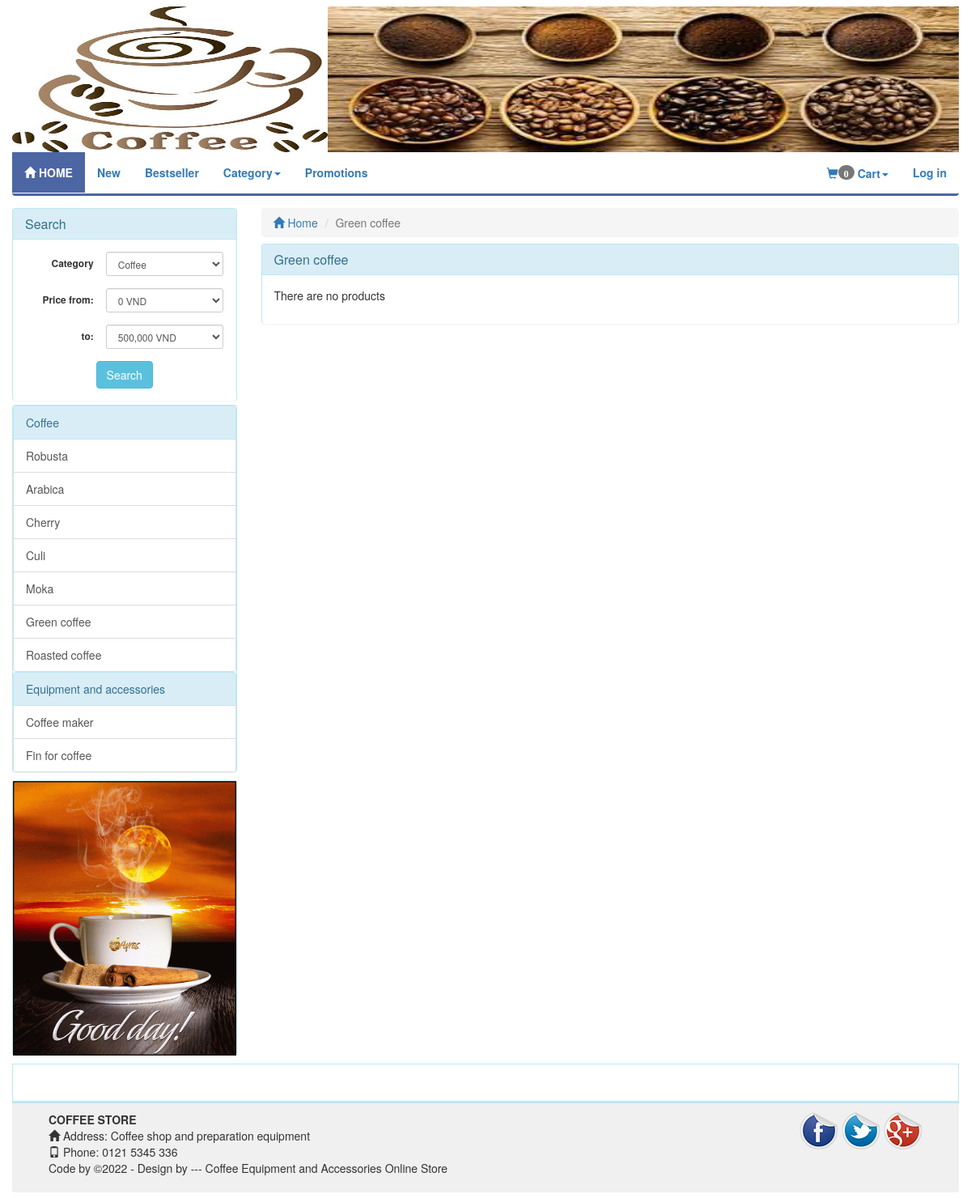
/green-coffee-c17, run on the app's committed database.
### tables this page shows
CREATE TABLE `catalog` (
  `id` int(11) NOT NULL,
  `name` varchar(100) NOT NULL,
  `description` varchar(255) DEFAULT NULL,
  `parent_id` int(11) NOT NULL,
  `sort_order` tinyint(4) NOT NULL,
  `created` datetime NOT NULL
);

### application/controllers/Product.php (called while the page is built, shortened)
<?php
class Product extends MY_Controller {
	public function __construct()
	{
		parent::__construct();
		$this->load->model('product_model');
		$this->load->model('catalog_model');
	}
	public function catalog()
	{
		$id = $this->uri->rsegment(3);
		$catalog = $this->catalog_model->get_info($id);
		$this->data['catalog_p'] = $catalog;
		$input = array();
		if ($catalog->parent_id == '1') {
			$input_cat = array();
			$input_cat['where'] = array('parent_id' => $catalog->id);
			$input_cat['order'] = array('sort_order', 'ASC');
			$catalog_child = $this->catalog_model->get_list($input_cat);
			if (!empty($catalog_child)) {
				$cat_list_id = array();
				foreach ($catalog_child as $value) {
					$cat_list_id[] = $value->id;
				}
				$this->db->where_in('catalog_id',$cat_list_id);
			}else{
				$input['where'] = array('catalog_id'=>$id);
			}
		}else{
			$input['where'] = array('catalog_id'=>$id);
		}
		$total = $this->product_model->get_total($input);
		$this->data['total']=$total;
		$this->load->library('pagination');
		$base_url = base_url('product/catalog/'.$id);
		$per = 8;
		$uri = 4;
		$config = pagination($base_url,$total,$per,$uri);
		$segment = $this->uri->segment(4);
		$segment = intval($segment);
		$input['limit'] = array($config['per_page'],$segment);
		$product_list = $this->product_model->get_list($input);
		$this->data['product_list'] = $product_list;
		$this->data['temp']='site/product/catalog';
		$this->load->view('site/layoutsub',$this->data);
	}
}

### index.php (called while the page is built, shortened)
<?php
require_once BASEPATH.'core/CodeIgniter.php';

### application/helpers/common_helper.php (called while the page is built, shortened)
<?php
	function public_url($url=''){
		return base_url('public/'.$url);
	}
	function covert_vi_to_en($str)
	{
	    $unicode = array(
			'a'=>'á|à|ả|ã|ạ|ă|ắ|ặ|ằ|ẳ|ẵ|â|ấ|ầ|ẩ|ẫ|ậ',
			'd'=>'đ',
			'e'=>'é|è|ẻ|ẽ|ẹ|ê|ế|ề|ể|ễ|ệ',
			'i'=>'í|ì|ỉ|ĩ|ị',
			'o'=>'ó|ò|ỏ|õ|ọ|ô|ố|ồ|ổ|ỗ|ộ|ơ|ớ|ờ|ở|ỡ|ợ',
			'u'=>'ú|ù|ủ|ũ|ụ|ư|ứ|ừ|ử|ữ|ự',
			'y'=>'ý|ỳ|ỷ|ỹ|ỵ',
			'A'=>'Á|À|Ả|Ã|Ạ|Ă|Ắ|Ặ|Ằ|Ẳ|Ẵ|Â|Ấ|Ầ|Ẩ|Ẫ|Ậ',
			'D'=>'Đ',
			'E'=>'É|È|Ẻ|Ẽ|Ẹ|Ê|Ế|Ề|Ể|Ễ|Ệ',
			'I'=>'Í|Ì|Ỉ|Ĩ|Ị',
			'O'=>'Ó|Ò|Ỏ|Õ|Ọ|Ô|Ố|Ồ|Ổ|Ỗ|Ộ|Ơ|Ớ|Ờ|Ở|Ỡ|Ợ',
			'U'=>'Ú|Ù|Ủ|Ũ|Ụ|Ư|Ứ|Ừ|Ử|Ữ|Ự',
			'Y'=>'Ý|Ỳ|Ỷ|Ỹ|Ỵ',
			);
		foreach($unicode as $nonUnicode=>$uni) $str = preg_replace("/($uni)/i",$nonUnicode,$str);
		$str = trim($str);
		$str = str_replace(' ', '-', $str);
		$str = str_replace(',', '', $str);
		return $str;
	}
?>

### application/core/MY_Controller.php (called while the page is built, shortened)
<?php
class MY_Controller extends CI_Controller {
	function __construct()
	{
		$controller = $this->uri->segment(1);
		switch ($controller) {
			default:
				$input = array();
				$input['where'] = array('parent_id' => '1');
				$input['order'] = array('sort_order', 'ASC');
				$catalog = $this->catalog_model->get_list($input);
				foreach ($catalog as $value) {
					$input= array();
					$input['where'] = array('parent_id' => $value->id);
					$input['order'] = array('sort_order', 'ASC');
					$sub = $this->catalog_model->get_list($input);
					$value->sub=$sub;
				}
				$total_items = $this->cart->total_items();
				break;
		}
	}
}

### application/core/MY_Model.php (called while the page is built, shortened)
<?php if ( ! defined('BASEPATH')) exit('No direct script access allowed');
class MY_Model extends CI_Model {
    var $table = '';
    var $key = 'id';
    var $order = '';
    function get_info($id, $field = '')
    {
        $where = array();
        $where[$this->key] = $id;
        return $this->get_info_rule($where, $field);
    }
    function get_info_rule($where = array(), $field= '')
    {
        $this->db->where($where);
        $query = $this->db->get($this->table);
        if ($query->num_rows())
        {
            return $query->row();
        }
        return FALSE;
    }
    function get_list($input = array())
    {
        $query = $this->db->get($this->table);
        return $query->result();
    }
    protected function get_list_set_input($input = array())
    {
        if ((isset($input['where'])) && $input['where'])
        {
            $this->db->where($input['where']);
        }
        if (isset($input['order'][0]) && isset($input['order'][1]))
        {
            $this->db->order_by($input['order'][0], $input['order'][1]);
        }
        else
        {
            $order = ($this->order == '') ? array($this->table.'.'.$this->key, 'desc') : $this->order;
            $this->db->order_by($order[0], $order[1]);
        }
        if (isset($input['limit'][0]) && isset($input['limit'][1]))
        {
            $this->db->limit($input['limit'][0], $input['limit'][1]);
        }
    }
}
?>

### application/views/site/product/catalog.php (the view)
<div class="col-xs-12 col-sm-9 col-md-9 col-lg-9 clearpaddingr">
	<div class="col-xs-12 col-sm-12 col-md-12 col-lg-12 clearpadding">
		<ol class="breadcrumb">
		  <li><a href="<?php echo base_url(); ?>"><span class="glyphicon glyphicon-home" aria-hidden="true"></span> Home</a></li>
		  <li class="active"><?php echo $catalog_p->name; ?></li>
		</ol>
		<div class="panel panel-info">
		  <div class="panel-heading">
		    <h3 class="panel-title"><?php echo $catalog_p->name; ?></h3>
		  </div>
		  <div class="panel-body">
		  <?php if ($total > 0) { ?>
		  	<div class="col-xs-12 col-sm-12 col-md-12 col-lg-12 clearpadding">
		  		<?php foreach ($product_list as $value) {
		  			$name = covert_vi_to_en($value->name);
	  				$name = strtolower($name);
	  				 ?>
					<div class="col-xs-12 col-sm-6 col-md-3 col-lg-3 re-padding">
			  			<div class="product_item">
			  				<p class="product_name" ><a href="<?php echo base_url($name.'-p'.$value->id); ?>" ><?php echo $value->name; ?></a></p>
			  				<div class="product-image">
			  					<a href="<?php echo base_url('product/view/'.$value->id); ?>"><img src="<?php echo base_url(); ?>upload/product/<?php echo $value->image_link; ?>" alt="" class=""></a>
			  				</div>
			  				<?php if ($value->discount>0) {
			  					$new_price = $value->price - $value->discount; ?>
			  					<p><span class='price text-right'><?php echo number_format($new_price); ?> USD </span> <del class="product-discount"><?php echo number_format($value->price); ?> VND</del></p>
			  				<?php }else{ ?>
								<p><span class='price text-right'><?php echo number_format($value->price); ?> USD </span></p>
			  				<?php	} ?>
							<p><span class="glyphicon glyphicon-eye-open" aria-hidden="true" title="Number of views"></span> <?php echo $value->view; ?> <span class="glyphicon glyphicon-star-empty" aria-hidden="true" title="Quantity Ordered"><?php echo $value->buyed; ?></p>
							<a href="<?php echo base_url('cart/add/'.$value->id); ?>"><button class='btn btn-info'><span class="glyphicon glyphicon-shopping-cart" aria-hidden="true"></span> Add to cart</button></a>
			  			</div>
					</div>
				<?php } ?>
		  	</div>
			 <?php echo $this->pagination->create_links(); ?>
		  <?php }else{ ?>
		  	<p>There are no products</p>
		  <?php	} ?>
		  </div>
		</div>
	</div>
</div>

### application/views/site/layoutsub.php (shortened to what this page needs)
<!DOCTYPE html>
<html lang="en">
<head>
	<?php $this->load->view('site/head',$this->data); ?>
</head>
<body>
	<div class="container">
		<?php $this->load->view('site/header',$this->data); ?>
		<div class="row">
			<div class="col-xs-12 col-sm-12 col-md-12 col-lg-12 clearpadding" style="margin-top: 15px;">
				<?php $this->load->view('admin/message.php'); ?>
				<?php $this->load->view('site/sidebar',$this->data); ?>
				<?php $this->load->view($temp,$this->data); ?>
			</div>
		<?php $this->load->view('site/footer',$this->data); ?>
</body>
</html>

### application/views/site/head.php (shortened to what this page needs)
<link rel="stylesheet" type="text/css" href="<?php echo public_url('site/'); ?>bootstrap/css/bootstrap.css">
<link rel="stylesheet" type="text/css" href="<?php echo public_url('site/'); ?>css/style.css">

### application/views/site/header.php (shortened to what this page needs)
<div class="row" style="margin-top: 8px;height: 110px">
			<div class="col-xs-12 col-sm-4 col-md-4 col-lg-4 clearpadding">
				<a href="<?php echo base_url(); ?>"><img style="max-height: 180px;width: 100%" src="<?php echo base_url(); ?>upload/logo6.jpg" alt="" class="img-responsive"></a>
			</div>
			<div class="col-xs-12 col-sm-8 col-md-8 col-lg-8 clearpadding">
				<a href="#"><img style="max-height: 180px;width: 100%" src="<?php echo base_url(); ?>upload/logo10.jpg" alt="" class="img-responsive"></a>
			</div>
		</div>
		<div class="row">
			<nav class="navbar navbar-info re-navbar" >
			  <div class="container-fluid re-container-fluid">
			    <div class="collapse navbar-collapse re-navbar-collapse" id="bs-example-navbar-collapse-1">
			      <ul class="nav navbar-nav">
			        <li class="active"><a href="<?php echo base_url(); ?>"><span class="glyphicon glyphicon-home" aria-hidden="true"></span> HOME<span class="sr-only">(current)</span></a></li>
			        <li><a href="<?php echo base_url('moi'); ?>">New</a></li>
			        <li><a href="<?php echo base_url('ban-chay'); ?>">Bestseller</a></li>
			        <li class="dropdown">
			          <a href="#" class="dropdown-toggle" data-toggle="dropdown" role="button" aria-haspopup="true" aria-expanded="false">Category<span class="caret"></span></a>
			        </li>
			        <li><a href="<?php echo base_url('khuyen-mai'); ?>">Promotions</a></li>
			       </ul>
			      <ul class="nav navbar-nav navbar-right">
			        <?php $this->load->view('site/cart/cart_sh'); ?>
			        <?php if (!isset($user)) { ?>
			        	<li><a href="<?php echo base_url('dang-nhap'); ?>">Log in</a></li>
			        <?php } ?>
			      </ul>
			    </div>
			  </div>
			</nav>
		</div>

### application/views/site/cart/cart_sh.php (shortened to what this page needs)
<li class="dropdown">
  <a href="#" class="dropdown-toggle" data-toggle="dropdown" role="button" aria-haspopup="true" aria-expanded="false"> <span class="glyphicon glyphicon-shopping-cart"><span class="badge"><?php echo $total_items ?></span></span> Cart<span class="caret"></span></a>
</li>

### application/views/site/sidebar.php (shortened to what this page needs)
<?php
	$catalog_id = isset($catalog_id)?$catalog_id:NULL;
	$price_from = isset($price_from)?$price_from:NULL;
	$price_to = isset($price_to)?$price_to:NULL;
 ?>
<div class="col-xs-12 col-sm-3 col-md-3 col-lg-3 clearpaddingl">
	<div class="panel panel-info" style="margin-bottom: 5px;">
		<div class="panel-heading">
		    <h3 class="panel-title">Search</h3>
		</div>
	    <div class="panel-body">
	  	    <form class="form-horizontal text-center" method="post" action="<?php echo base_url('product/search'); ?>">
				<div class="form-group form-group-sm">
					<label class="col-sm-5 clearpaddingl control-label" for="formGroupInputSmall">Category</label>
					<div class="col-sm-7" style="padding-left: 0px">
				    	<select class="form-control" name="catalog_id">
				    		<?php foreach ($catalog as $value) { ?>
							  	<option value="<?php echo $value->id; ?>" style='font-weight: bold' <?php if($value->id==$catalog_id) echo 'selected'; ?>><?php echo $value->name; ?></option>
								 </div>
							  	<?php } ?>
				    </div>
				</div>
				<div class="form-group form-group-sm">
					<label class="col-sm-5 control-label" for="formGroupInputSmall">Price from:</label>
					<div class="col-sm-7" style="padding-left: 0px">
				    	<select class="form-control" name="price_from">
				    	<?php for ($i=0; $i < 5000000; $i = $i + 500000) { ?>
				    		<option value="<?php echo $i ?>" <?php if($i==$price_from) echo 'selected'; ?>><?php echo number_format($i); ?> VND</option>
				    	<?php } ?>
						</select>
				    </div>
				</div>
				<div class="form-group form-group-sm">
					<label class="col-sm-5 control-label" for="formGroupInputSmall">to:</label>
					<div class="col-sm-7" style="padding-left: 0px">
				    	<select class="form-control" name="price_to">
				    	<?php for ($i=500000; $i < 6000000; $i = $i + 500000) { ?>
				    		<option value="<?php echo $i ?>" <?php if($i==$price_to) echo 'selected'; ?>><?php echo number_format($i); ?> VND</option>
				    	<?php } ?>
						</select>
				    </div>
				</div>
				<button class="btn btn-info" type="submit" name='submit'>Search</button>
	    </div>
	</div>
	<div class="panel panel-info">
	  <div class="panel-body" style="padding:0px">
	  	<div class="list-group">
	  	<?php foreach ($catalog as $value)
	  	{
	  		$name = covert_vi_to_en($value->name);
	  		$name = strtolower($name);
	  	?>
	  	<div class="list-group">
	  		<a href="<?php echo base_url($name.'-c'.$value->id); ?>" class="list-group-item active">
		    <?php echo $value->name; ?>
		  	</a>
		  <?php foreach ($value->sub as $val) {
		  	$namesub = covert_vi_to_en($val->name);
	  		$namesub = strtolower($namesub);
	  		?>
		  	<a href="<?php echo base_url($namesub.'-c'.$val->id); ?>" class="list-group-item"><?php echo $val->name; ?></a>
		  <?php } ?>
		 </div>
	  	<?php } ?>
	    </div>
	  </div>
	</div>
	<div class="panel panel-info" style="margin-top:10px;margin-bottom:10px;">
	  <div class="panel-body" style="padding:0px;">
	  	<img style="width: 100%" src="<?php echo base_url('upload/qc.gif'); ?>" alt="">
	  </div>
	</div>
</div>

### application/views/site/footer.php
<div class="row" >
			<div class="col-xs-12 col-sm-12 col-md-12 col-lg-12" id="bank">
			</div>
		</div>
		<div class="row" id="footer">
			<div class="col-xs-12 col-sm-12 col-md-12 col-lg-12">
				<div class="col-xs-12 col-sm-8 col-md-8 col-lg-8">
					<address>
					  <strong>COFFEE STORE</strong><br>
					  <span class="glyphicon glyphicon-home" aria-hidden="true"></span> Address: Coffee shop and preparation equipment<br>
					  <span class="glyphicon glyphicon-phone" aria-hidden="true"></span> Phone: 0121 5345 336<br>
					  Code by ©2022 - Design by --- Coffee Equipment and Accessories Online Store
					</address>
				</div>
				<div class="col-xs-12 col-sm-4 col-md-4 col-lg-4 text-right">
					<a href="#"><img src="<?php echo base_url(); ?>upload/icon/facebook.png" alt=""></a>
					<a href="#"><img src="<?php echo base_url(); ?>upload/icon/twitter.png" alt=""></a>
					<a href="#"><img src="<?php echo base_url(); ?>upload/icon/google.png" alt=""></a>
				</div>
				<div class="clearfix"></div>
			</div>
		</div>

### public/site/css/style.css (style rules this page uses)
.clearpadding { padding-left: 0px; padding-right: 0px; }
.clearpaddingl { padding-left: 0px; }
.clearpaddingr { padding-right: 0px; }
.re-navbar { margin-bottom: 0px; border: none; border-bottom: 3px solid #4c66a4; }
.re-container-fluid { padding-right: 0px; padding-left: 0px; }
.navbar-info .navbar-nav > .active > a, .navbar-info .navbar-nav > .active > a:hover, .navbar-info .navbar-nav > .active > a:focus { color: #fff; background-color: #4c66a4; }
.navbar-nav > li > a { font-weight: bold; }
.panel { margin-bottom: 0px; border-bottom:none; }
#bank { border-left: 1px solid #bce8f1; border-top: 1px solid #bce8f1; border-right: 1px solid #bce8f1; padding-top: 20px; padding-bottom: 25px; }
#footer { background: #f0f0f0; border-radius: 0 0 3px 3px; border-top: 3px solid #bce8f1; height: auto; padding-bottom: 30px; padding-top: 5px; padding: 10px 15px; margin-bottom: 7px; }
address { margin-bottom: 10px; }
.breadcrumb { margin-bottom: 8px; }
.list-group { margin-bottom: 0px; }
.list-group-item.active, .list-group-item.active:hover, .list-group-item.active:focus { color: #31708f; background-color: #d9edf7; border-color: #bce8f1; }
@media (min-width: 768px) { .container > .navbar-header, .container-fluid > .navbar-header, .container > .navbar-collapse, .container-fluid > .navbar-collapse { display: none; margin-left: -15px; } }

### data on the page
catalog: name "Coffee"
catalog: name "Robusta"
catalog: name "Arabica"
catalog: name "Cherry"
catalog: name "Culi"
catalog: name "Moka"
catalog: name "Green coffee"
catalog: name "Roasted coffee"
catalog: name "Equipment and accessories"
catalog: name "Coffee maker"
catalog: name "Fin for coffee"

### other printed values
$total_items "0"
form field catalog_id "Coffee"
form field price_from "0 VND"
form field price_to "500,000 VND"
